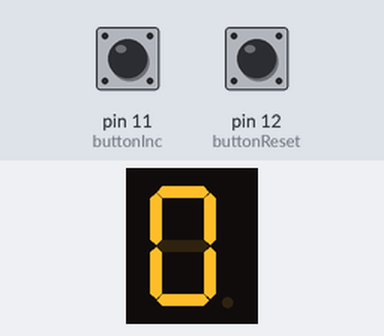
Simulated run of this sketch. Board: Arduino Uno, built with avr-gcc and run on an emulated ATmega328P. Shown: 1-digit seven-segment display. Wiring (inferred from the names in the program): 1-digit 7-segment display, segments lit when HIGH: segments pin 3, pin 2, pin 8, pin 7, pin 6, pin 10, pin 5. The test bench sets the inputs (shaded band); at power-on: pin 11 (buttonInc) HIGH, pin 12 (buttonReset) HIGH. The segment pins are drawn as the display they are named for.

Above: at 1.2 s.
1.3 s: pin 11 (buttonInc) pulled LOW for 0.15 s
At 1.8 s:
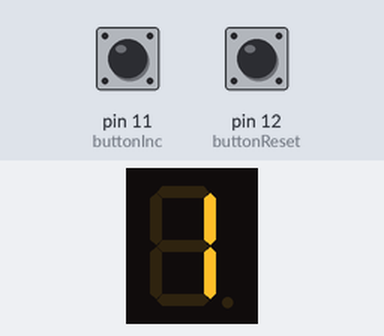
2.9 s: pin 11 (buttonInc) pulled LOW for 1 s
At 4.2 s:
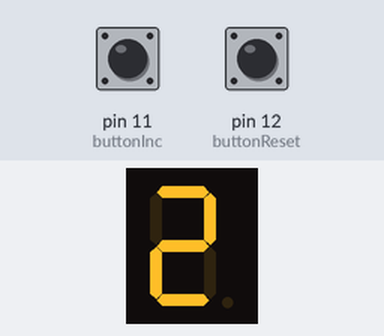
Timing chart, 0 to 5.9 s (numbered marks = the images above; inputs shaded):
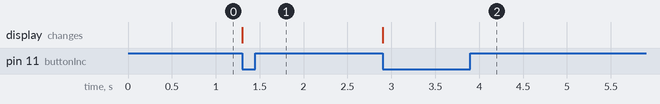

The sketch:

coding_week_2_buttons.ino
```cpp
// Define the pins for each segment
const int segmentA = 3;
const int segmentB = 2;
const int segmentC = 8;
const int segmentD = 7;
const int segmentE = 6;
const int segmentF = 10;
const int segmentG = 5;

// Define button pins
const int buttonInc = 11;
const int buttonReset = 12;

// Variables
int number = 0;
bool lastIncState = HIGH;
bool lastResetState = HIGH;

// 7-segment display digits (for common cathode)
// HIGH = ON, LOW = OFF
const int digits[10][7] = {
  {HIGH, HIGH, HIGH, HIGH, HIGH, HIGH, LOW},   // 0
  {LOW, HIGH, HIGH, LOW, LOW, LOW, LOW},       // 1
  {HIGH, HIGH, LOW, HIGH, HIGH, LOW, HIGH},    // 2
  {HIGH, HIGH, HIGH, HIGH, LOW, LOW, HIGH},    // 3
  {LOW, HIGH, HIGH, LOW, LOW, HIGH, HIGH},     // 4
  {HIGH, LOW, HIGH, HIGH, LOW, HIGH, HIGH},    // 5
  {HIGH, LOW, HIGH, HIGH, HIGH, HIGH, HIGH},   // 6
  {HIGH, HIGH, HIGH, LOW, LOW, LOW, LOW},      // 7
  {HIGH, HIGH, HIGH, HIGH, HIGH, HIGH, HIGH},  // 8
  {HIGH, HIGH, HIGH, HIGH, LOW, HIGH, HIGH}    // 9
};

// Segment pins array
int segments[] = {segmentA, segmentB, segmentC, segmentD, segmentE, segmentF, segmentG};

void setup() {
  // Initialize 7-segment pins as OUTPUT
  for (int i = 0; i < 7; i++) {
    pinMode(segments[i], OUTPUT);
  }

  // Initialize buttons with internal pull-up
  pinMode(buttonInc, INPUT_PULLUP);
  pinMode(buttonReset, INPUT_PULLUP);

  // Start showing 0
  displayDigit(number);
}

void loop() {
  bool incState = digitalRead(buttonInc);
  bool resetState = digitalRead(buttonReset);

  // Increment button pressed (active LOW)
  if (incState == LOW && lastIncState == HIGH) {
    number++;
    if (number > 9) number = 0;
    displayDigit(number);
    delay(250); // debounce
  }

  // Reset button pressed (active LOW)
  if (resetState == LOW && lastResetState == HIGH) {
    number = 0;
    displayDigit(number);
    delay(250); // debounce
  }

  lastIncState = incState;
  lastResetState = resetState;
}

// Function to display a digit (0–9)
void displayDigit(int num) {
  for (int i = 0; i < 7; i++) {
    digitalWrite(segments[i], digits[num][i]);
  }
}
```

Measured:
- after the input at 1.3 s, the display: changes at once (image 1)
- after the input at 2.9 s, the display: changes at once (image 2)
